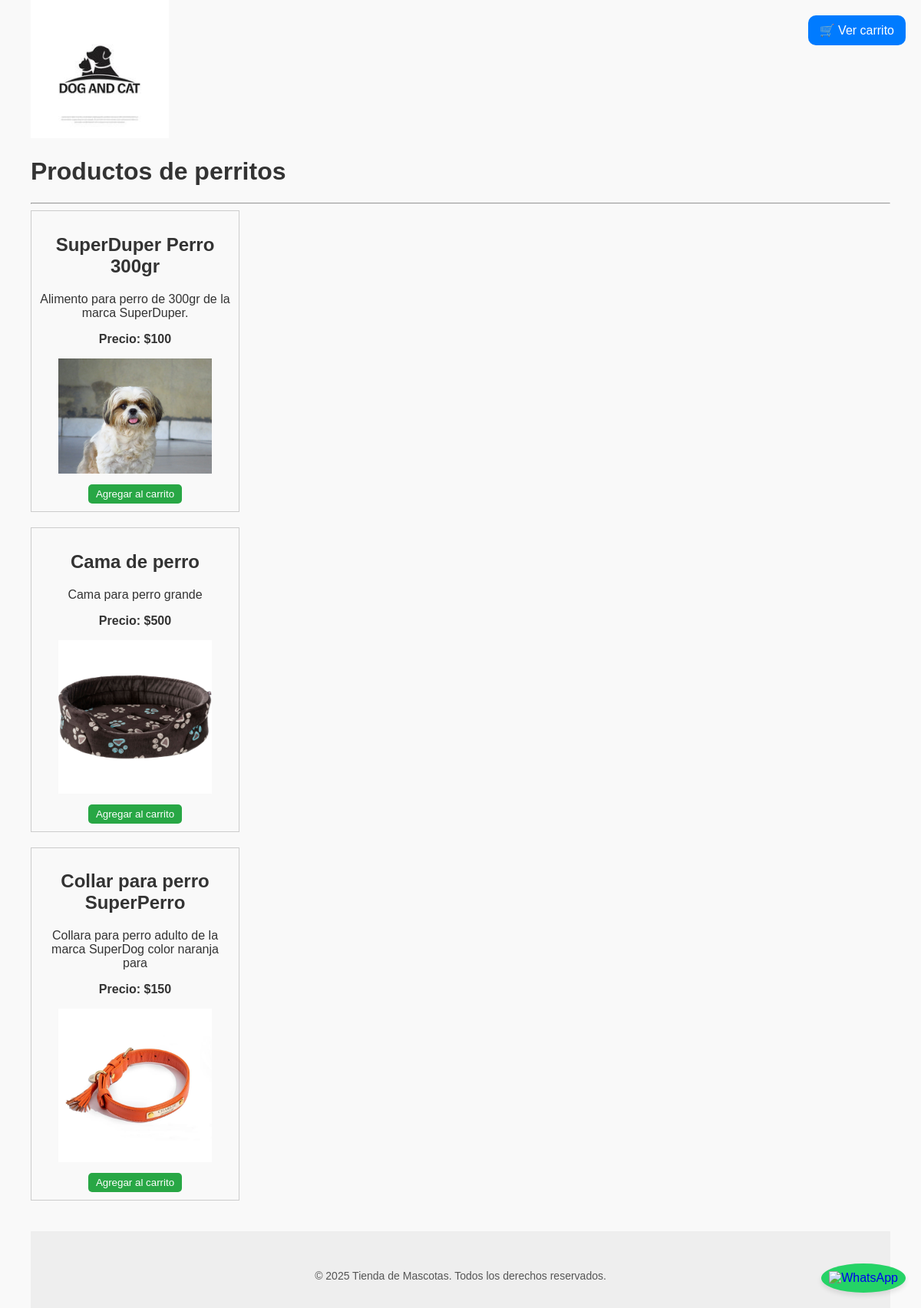
The page /productosPerro/ on the database its author committed.
### tienda/models.py (models this page shows, shortened)
class Producto(models.Model):
    name = models.CharField(max_length=100, verbose_name="Nombre: ")
    description = models.TextField(verbose_name="Descripción: ")
    price = models.IntegerField( verbose_name="Precio: ")
    stock = models.IntegerField(verbose_name="Stock: ")
    image = models.ImageField(default='null',upload_to='productos/', verbose_name="Imagen: ")
    categoria = models.ForeignKey(Categoria, verbose_name="Categoría: ", on_delete=models.CASCADE)
    descuento = models.BooleanField(default=False)
    created_at = models.DateField(auto_now_add = True, verbose_name="Fecha creación: ")
    edited_at = models.DateField(auto_now = True, verbose_name="Fecha edición: ")
    class Meta():
        verbose_name = 'Producto'
        verbose_name_plural = 'Productos'

### paginas/views.py (the view)
# urls.py: path('productosPerro/', views.verProductosPerro, name='productosPerro'),
def verProductosPerro(request):
    return render(request,'paginas/productosPerro.html')

### paginas/context_processors.py (called while the page is built)
def get_paginas(request):
    paginas = Pagina.objects.filter(visible=True).values_list('id', 'name', 'slug', 'content')
    return {
        'paginas': paginas
    }

### tienda/context_processors.py (called while the page is built)
def get_productos(request):
    productos = Producto.objects.filter(stock__gt=0).values_list('id', 'name', 'description', 'price', 'stock', 'image', 'categoria', 'descuento','created_at', 'edited_at')
    return {
        'productos': productos
    }

### paginas/templates/paginas/productosPerro.html (shortened to what this page needs)
{% extends "layouts/layout.html" %}
{% block content %}
    <h1>Productos de perritos</h1>
    <hr/>
    {% for producto in productos %}
        {% if producto.6 == 2 %}
            <div style="border: 1px solid #ccc; padding: 10px; width: 250px; text-align: center; margin-bottom: 20px;">
                <h2>{{ producto.1 }}</h2>
                <p>{{ producto.2 }}</p>
                <p><strong>Precio: ${{ producto.3 }}</strong></p>
                <img src="/media/{{ producto.5 }}" alt="Imagen de {{ producto.1 }}" width="200" height="200" />
            <form method="post" action="{% url 'agregarAlCarrito' producto.0 %}">
                <button type="submit" style="
                    margin-top: 10px;
                    padding: 5px 10px;
                    background-color: #28a745;
                    color: white;
                    border: none;
                    border-radius: 5px;
                ">Agregar al carrito</button>
            </form>
            </div>
        {% endif %}
    {% endfor %}
{% endblock %}

### miApp/static/css/styles.css (style rules this page uses)
body { padding-left: 40px; padding-right: 40px; font-family: Arial, sans-serif; background-color: #f9f9f9; color: #333; margin: 0; }
img { max-width: 100%; height: auto; }

### rows shown on the page
Producto: name "SuperDuper Perro 300gr", description "Alimento para perro de 300gr de la marca SuperDuper.", price "100", image (picture)
Producto: name "Cama de perro", description "Cama para perro grande", price "500", image (picture)
Producto: name "Collar para perro SuperPerro", description "Collara para perro adulto de la marca SuperDog color naranja para", price "150", image (picture)
